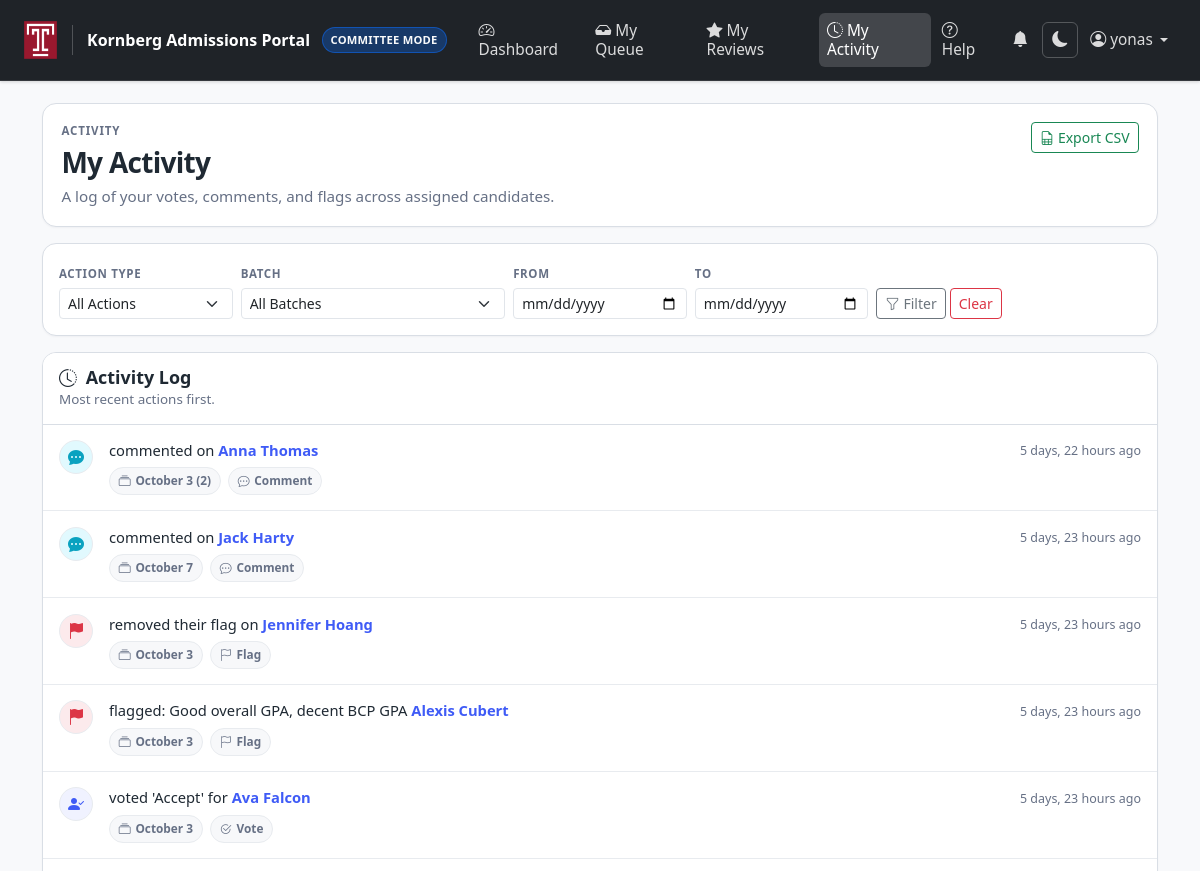
Page /committee/activity/ (signed in, upper part) on the earlier database version.
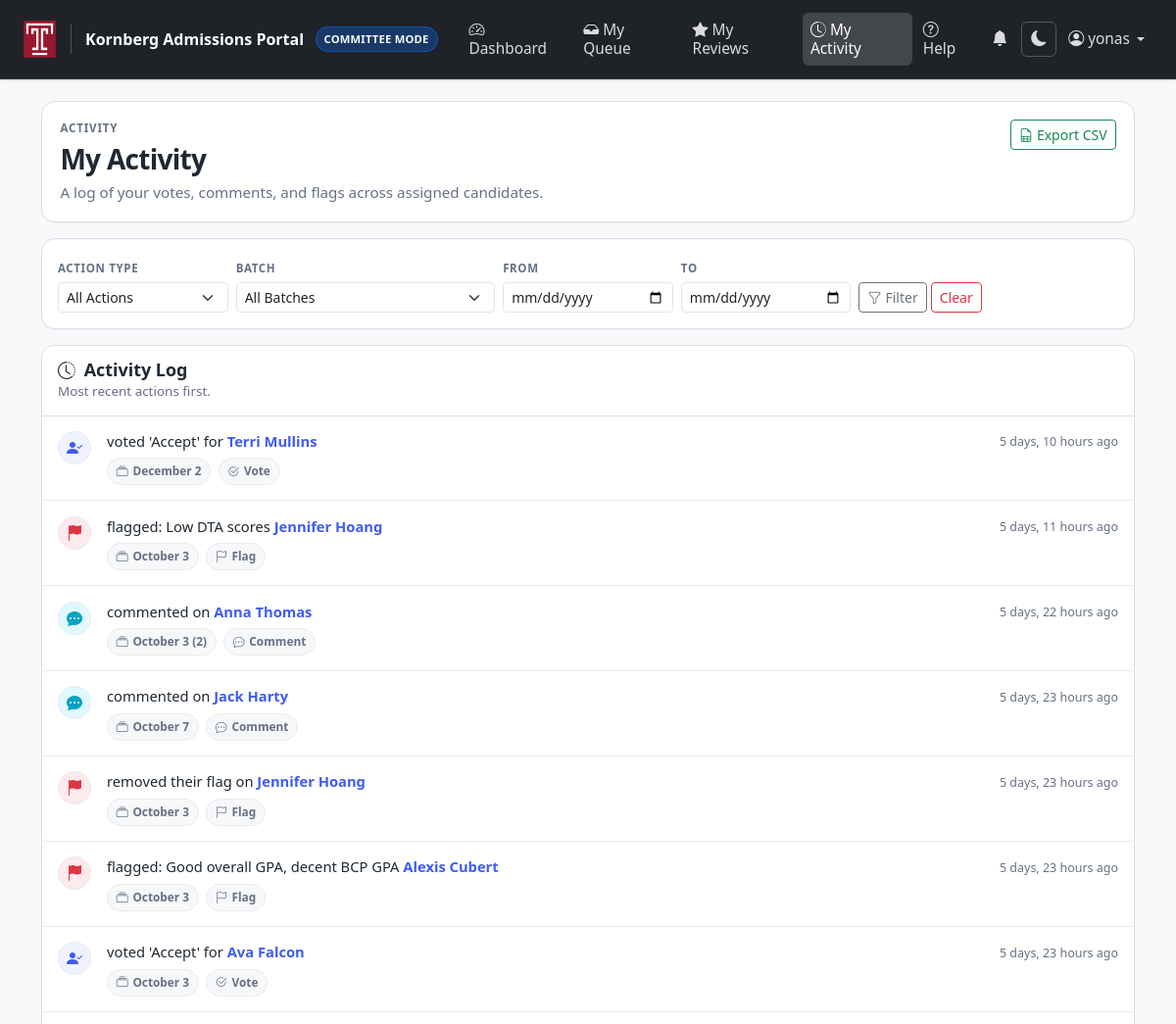
Same page on the later database version.
### applicants/models.py (models this page shows, shortened)
class Activity(models.Model):
    VOTE_CAST = 'vote_cast'
    COMMENT_ADDED = 'comment_added'
    FLAG_ADDED = 'flag_added'
    DECISION_MADE = 'decision_made'
    BATCH_UPLOADED = 'batch_uploaded'
    ACTION_CHOICES = [
        (VOTE_CAST,      'Vote Cast'),
        (COMMENT_ADDED,  'Comment Added'),
        (FLAG_ADDED,     'Flag Added'),
        (DECISION_MADE,  'Decision Made'),
        (BATCH_UPLOADED, 'Batch Uploaded'),
    ]
    actor = models.ForeignKey(settings.AUTH_USER_MODEL, on_delete=models.SET_NULL, null=True)
    action_type = models.CharField(max_length=50, choices=ACTION_CHOICES)
    details = models.TextField()
    target_applicant = models.ForeignKey(Applicant, on_delete=models.CASCADE, null=True, blank=True)
    target_batch = models.ForeignKey(
        'Batch',
        on_delete=models.SET_NULL,
        null=True, blank=True,
        related_name='activity_entries',
    )
    created_at = models.DateTimeField(auto_now_add=True)
    class Meta:
        ordering = ['-created_at']
        verbose_name_plural = "Activities"

class Applicant(models.Model):
    class Status(models.TextChoices):
        INTERVIEW = 'INTERVIEW', 'Interview'
        INTERVIEW_COMPLETE = 'INTERVIEW_COMPLETE', 'Interview Complete'
        ACCEPTED = 'ACCEPTED', 'Accepted'
        ACCEPTED_MAILED = 'ACCEPTED_MAILED', 'Accepted – Mailed'
        ACCEPTED_NOT_MAILED = 'ACCEPTED_NOT_MAILED', 'Accepted – Not Mailed'
        WAITLISTED = 'WAITLISTED', 'Waitlisted'
        REJECTED = 'REJECTED', 'Rejected'
        DECLINED = 'DECLINED', 'Candidate Declined'
    first_name = models.CharField(max_length=100)
    last_name = models.CharField(max_length=100)
    email = models.EmailField(blank=True, null=True)
    date_of_birth = models.DateField(blank=True, null=True, verbose_name='Date of Birth')
    gender = models.CharField(max_length=50, blank=True, default='')
    phone = models.CharField(max_length=30, blank=True, null=True, verbose_name='Phone')
    citizenship = models.CharField(max_length=100, blank=True, null=True, verbose_name='Citizenship')
    state_of_residence = models.CharField(max_length=100, blank=True, null=True, verbose_name='State of Residence')
    round = models.ForeignKey("Batch", on_delete=models.SET_NULL, null=True, blank=True)
    dataset = models.ForeignKey("DataSet", on_delete=models.SET_NULL, null=True, blank=True, related_name="applicants")
    description = models.TextField(blank=True, max_length=100000)
    street = models.TextField(blank=True, max_length=100000)
    created_at = models.DateTimeField(auto_now_add=True)
    profile_picture = models.ImageField(upload_to='applicant_profiles/', blank=True, null=True)
    external_id = models.CharField(max_length=100, blank=True, null=True)
    source_folder = models.CharField(max_length=255, blank=True, default='', help_text='Top-level folder name from bulk upload')
    flagged_by = models.ManyToManyField(User, blank=True, related_name='flagged_applicants')
    total_ai = models.DecimalField(max_digits=6, decimal_places=2, blank=True, null=True, verbose_name='Total AI')
    total_nc = models.DecimalField(max_digits=6, decimal_places=2, blank=True, null=True, verbose_name='Total NC')
    first_gen = models.BooleanField(default=False, verbose_name='First Generation')
    re_applicant = models.BooleanField(default=False, verbose_name='Re-Applicant')
    pb_to_dmd = models.BooleanField(default=False, verbose_name='PB to DMD')
    z_score = models.DecimalField(max_digits=6, decimal_places=2, blank=True, null=True, verbose_name='Z-Score')
    former_post_bacc = models.BooleanField(default=False, verbose_name='Former Post Bacc')
    three_plus_four = models.BooleanField(default=False, verbose_name='3+4')
    candidate_info_imported = models.BooleanField(default=False, help_text='Whether candidate info was imported from Excel or PDF')
    dental_experience_hours = models.PositiveIntegerField(blank=True, null=True, verbose_name='Dental Experience Hours')
    shadowing_hours = models.PositiveIntegerField(blank=True, null=True, verbose_name='Shadowing Hours')
    gpa_overall = models.DecimalField(max_digits=4, decimal_places=2, blank=True, null=True, verbose_name='Overall GPA')
    gpa_science = models.DecimalField(max_digits=4, decimal_places=2, blank=True, null=True, verbose_name='Science GPA')
    gpa_bcp = models.DecimalField(max_digits=4, decimal_places=2, blank=True, null=True, verbose_name='BCP GPA')
    dat_academic_avg = models.PositiveSmallIntegerField(blank=True, null=True, verbose_name='DAT Academic Average')
    dat_perceptual_ability = models.PositiveSmallIntegerField(blank=True, null=True, verbose_name='DAT Perceptual Ability')
    dat_quantitative_reasoning = models.PositiveSmallIntegerField(blank=True, null=True, verbose_name='DAT Quantitative Reasoning')
    dat_reading_comp = models.PositiveSmallIntegerField(blank=True, null=True, verbose_name='DAT Reading Comprehension')
    dat_biology = models.PositiveSmallIntegerField(blank=True, null=True, verbose_name='DAT Biology')
    dat_general_chem = models.PositiveSmallIntegerField(blank=True, null=True, verbose_name='DAT General Chemistry')
    dat_organic_chem = models.PositiveSmallIntegerField(blank=True, null=True, verbose_name='DAT Organic Chemistry')
    dat_total_science = models.PositiveSmallIntegerField(blank=True, null=True, verbose_name='DAT Total Science')
    status = models.CharField(
        max_length=50,
        choices=Status.choices,
        default=Status.INTERVIEW,
        db_index=True
    )
    assigned_reviewers = models.ManyToManyField(
        settings.AUTH_USER_MODEL,
        related_name="assigned_applicants",
        blank=True,
    )

class Batch(models.Model):
    DataSet = models.ForeignKey("DataSet", related_name="batches", on_delete=models.CASCADE)
    DisplayName = models.CharField(max_length=255)
    Description = models.TextField(blank=True, null=True)
    VoteExpire = models.DateTimeField(blank=True, null=True)
    AdminNotes = models.TextField(blank=True, null=True)
    PublicView = models.BooleanField(default=False)
    Active = models.BooleanField(default=True)
    HighlightBefore = models.DateTimeField(blank=True, null=True)
    RoundId = models.IntegerField(blank=True, null=True)
    CreatedAt = models.DateTimeField(auto_now_add=True)
    UpdatedAt = models.DateTimeField(auto_now=True)
    assigned_reviewers = models.ManyToManyField(
        settings.AUTH_USER_MODEL,
        related_name="assigned_batches",
        blank=True,
    )
    panel = models.ForeignKey(
        'ReviewPanel',
        on_delete=models.SET_NULL,
        null=True, blank=True,
        related_name='batches',
    )
    class Meta:
        ordering = ["DisplayName"]

### applicants/views.py (the view)
# urls.py: path("committee/activity/", views.my_activity, name="my_activity"),
@login_required
@committee_access_required
def my_activity(request):
    user = request.user
    if request.GET.get('export') == 'csv':
        if user.profile.role != 'ADMIN':
            return HttpResponse('Exports are not available for committee members.', status=403)
        return _export_my_activity_csv(request, user)
    filter_action    = request.GET.get('action', '')
    filter_batch     = request.GET.get('batch', '')
    filter_date_from = request.GET.get('date_from', '')
    filter_date_to   = request.GET.get('date_to', '')
    has_filters = any([filter_action, filter_batch, filter_date_from, filter_date_to])
    activities = Activity.objects.filter(
        actor=user,
        action_type__in=[Activity.VOTE_CAST, Activity.COMMENT_ADDED, Activity.FLAG_ADDED]
    ).select_related('target_applicant', 'target_applicant__round').order_by('-created_at')
    if filter_action:
        activities = activities.filter(action_type=filter_action)
    if filter_batch:
        activities = activities.filter(target_applicant__round_id=filter_batch)
    if filter_date_from:
        activities = activities.filter(created_at__date__gte=filter_date_from)
    if filter_date_to:
        activities = activities.filter(created_at__date__lte=filter_date_to)
    paginator = Paginator(activities, 25)
    page_obj  = paginator.get_page(request.GET.get('page'))
    assigned_batches = Batch.objects.filter(assigned_reviewers=user).order_by('DisplayName')
    return render(request, "my_activity.html", {
        'page_obj':         page_obj,
        'filter_action':    filter_action,
        'filter_batch':     filter_batch,
        'filter_date_from': filter_date_from,
        'filter_date_to':   filter_date_to,
        'has_filters':      has_filters,
        'assigned_batches': assigned_batches,
        'action_choices': [
            (Activity.VOTE_CAST,     'Vote Cast'),
            (Activity.COMMENT_ADDED, 'Comment Added'),
            (Activity.FLAG_ADDED,    'Flag Added'),
        ],
        'total_count': paginator.count,
    })

### applicants/context_processors.py (called while the page is built)
def unread_notification_count(request):
    if request.user.is_authenticated:
        from django.db.models import Case, When, Value, IntegerField
        recent_notifications = (
            request.user.notifications
            .annotate(
                has_deadline=Case(
                    When(deadline__isnull=False, then=Value(0)),
                    default=Value(1),
                    output_field=IntegerField(),
                )
            )
            .order_by('has_deadline', 'deadline', '-created_at')[:8]
        )
        return {
            'unread_notification_count': request.user.notifications.filter(is_read=False).count(),
            'recent_notifications': recent_notifications,
        }
    return {'unread_notification_count': 0, 'recent_notifications': []}

### applicants/templates/my_activity.html (shortened to what the changed rows need)
{% extends "base.html" %}
{% block content %}
<div class="activity-page">
  <div class="activity-hero">
    <div class="activity-hero-main">
      <div>
        <h2 class="activity-title">My Activity</h2>
      </div>
    </div>
  </div>
  <div class="activity-section">
    <div class="activity-list">
      {% for activity in page_obj %}
      <div class="activity-row">
        {% if activity.action_type == 'vote_cast' %}
          <div class="activity-icon vote">
            <i class="bi bi-person-check-fill"></i>
          </div>
        {% elif activity.action_type == 'comment_added' %}
          <div class="activity-icon comment">
            <i class="bi bi-chat-dots-fill"></i>
          </div>
        {% elif activity.action_type == 'flag_added' %}
          <div class="activity-icon flag">
            <i class="bi bi-flag-fill"></i>
          </div>
        {% else %}
          <div class="activity-icon">
            <i class="bi bi-clock-history"></i>
          </div>
        {% endif %}
        <div class="activity-body">
          <div class="activity-mainline">
            {{ activity.details }}
            <a href="{% url 'applicant_detail' activity.target_applicant.pk %}">
              {{ activity.target_applicant.first_name }} {{ activity.target_applicant.last_name }}
            </a>
          </div>
          <div class="activity-meta">
            {% if activity.target_applicant.round %}
              <span class="activity-pill">
                <i class="bi bi-collection"></i>{{ activity.target_applicant.round.DisplayName }}
              </span>
            {% endif %}
            {% if activity.action_type == 'vote_cast' %}
              <span class="activity-pill">
                <i class="bi bi-check2-circle"></i>Vote
              </span>
            {% elif activity.action_type == 'comment_added' %}
              <span class="activity-pill">
                <i class="bi bi-chat-dots"></i>Comment
              </span>
            {% elif activity.action_type == 'flag_added' %}
              <span class="activity-pill">
                <i class="bi bi-flag"></i>Flag
              </span>
            {% endif %}
          </div>
        </div>
        <div class="activity-time">
          {{ activity.created_at|timesince }} ago
        </div>
      </div>
      {% endfor %}
    </div>
  </div>
</div>
{% endblock %}

Differences in the rows shown:
added Activity: action_type "vote_cast" (drawn), details "voted 'Accept' for", target_applicant.first_name "Terri", target_applicant.last_name "Mullins", target_applicant.round.DisplayName "December 2", created_at "5 days, 10 hours"
added Activity: action_type "flag_added" (drawn), details "flagged: Low DTA scores", target_applicant.first_name "Jennifer", target_applicant.last_name "Hoang", target_applicant.round.DisplayName "October 3", created_at "5 days, 11 hours"
